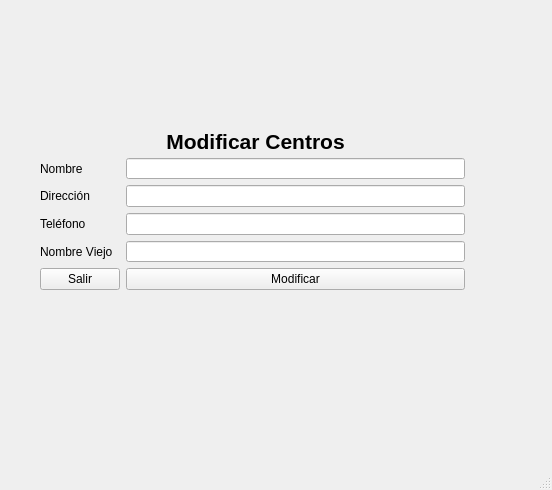
<?xml version="1.0" encoding="UTF-8"?>
<ui version="4.0">
 <class>ModificarCentros</class>
 <widget class="QMainWindow" name="ModificarCentros">
  <property name="geometry">
   <rect>
    <x>0</x>
    <y>0</y>
    <width>552</width>
    <height>490</height>
   </rect>
  </property>
  <property name="windowTitle">
   <string>MainWindow</string>
  </property>
  <widget class="QWidget" name="centralwidget">
   <widget class="QWidget" name="layoutWidget">
    <property name="geometry">
     <rect>
      <x>40</x>
      <y>130</y>
      <width>431</width>
      <height>160</height>
     </rect>
    </property>
    <layout class="QGridLayout" name="gridLayout">
     <item row="2" column="1">
      <widget class="QLineEdit" name="Nombre">
       <property name="maxLength">
        <number>30</number>
       </property>
      </widget>
     </item>
     <item row="6" column="0">
      <widget class="QPushButton" name="PBSalir">
       <property name="text">
        <string>Salir</string>
       </property>
      </widget>
     </item>
     <item row="2" column="0">
      <widget class="QLabel" name="label_2">
       <property name="styleSheet">
        <string notr="true">font: 75 12pt &quot;MS Shell Dlg 2&quot;;</string>
       </property>
       <property name="text">
        <string>Nombre</string>
       </property>
      </widget>
     </item>
     <item row="0" column="0" colspan="3">
      <widget class="QLabel" name="LTitulo">
       <property name="minimumSize">
        <size>
         <width>100</width>
         <height>0</height>
        </size>
       </property>
       <property name="font">
        <font>
         <pointsize>16</pointsize>
         <weight>75</weight>
         <bold>true</bold>
        </font>
       </property>
       <property name="text">
        <string>Modificar Centros</string>
       </property>
       <property name="alignment">
        <set>Qt::AlignCenter</set>
       </property>
      </widget>
     </item>
     <item row="4" column="0">
      <widget class="QLabel" name="label_4">
       <property name="styleSheet">
        <string notr="true">font: 75 12pt &quot;MS Shell Dlg 2&quot;;</string>
       </property>
       <property name="text">
        <string>Teléfono</string>
       </property>
      </widget>
     </item>
     <item row="3" column="1">
      <widget class="QLineEdit" name="Direccion">
       <property name="maxLength">
        <number>45</number>
       </property>
      </widget>
     </item>
     <item row="4" column="1">
      <widget class="QLineEdit" name="Telefono">
       <property name="maxLength">
        <number>45</number>
       </property>
      </widget>
     </item>
     <item row="6" column="1">
      <widget class="QPushButton" name="PBAgregar">
       <property name="text">
        <string>Modificar</string>
       </property>
      </widget>
     </item>
     <item row="3" column="0">
      <widget class="QLabel" name="label_3">
       <property name="styleSheet">
        <string notr="true">font: 75 12pt &quot;MS Shell Dlg 2&quot;;</string>
       </property>
       <property name="text">
        <string>Dirección</string>
       </property>
      </widget>
     </item>
     <item row="5" column="0">
      <widget class="QLabel" name="label_5">
       <property name="styleSheet">
        <string notr="true">font: 75 12pt &quot;MS Shell Dlg 2&quot;;</string>
       </property>
       <property name="text">
        <string>Nombre Viejo</string>
       </property>
      </widget>
     </item>
     <item row="5" column="1">
      <widget class="QLineEdit" name="NombreViejo">
       <property name="maxLength">
        <number>30</number>
       </property>
      </widget>
     </item>
    </layout>
   </widget>
  </widget>
  <widget class="QStatusBar" name="statusbar"/>
 </widget>
 <resources/>
 <connections/>
</ui>
